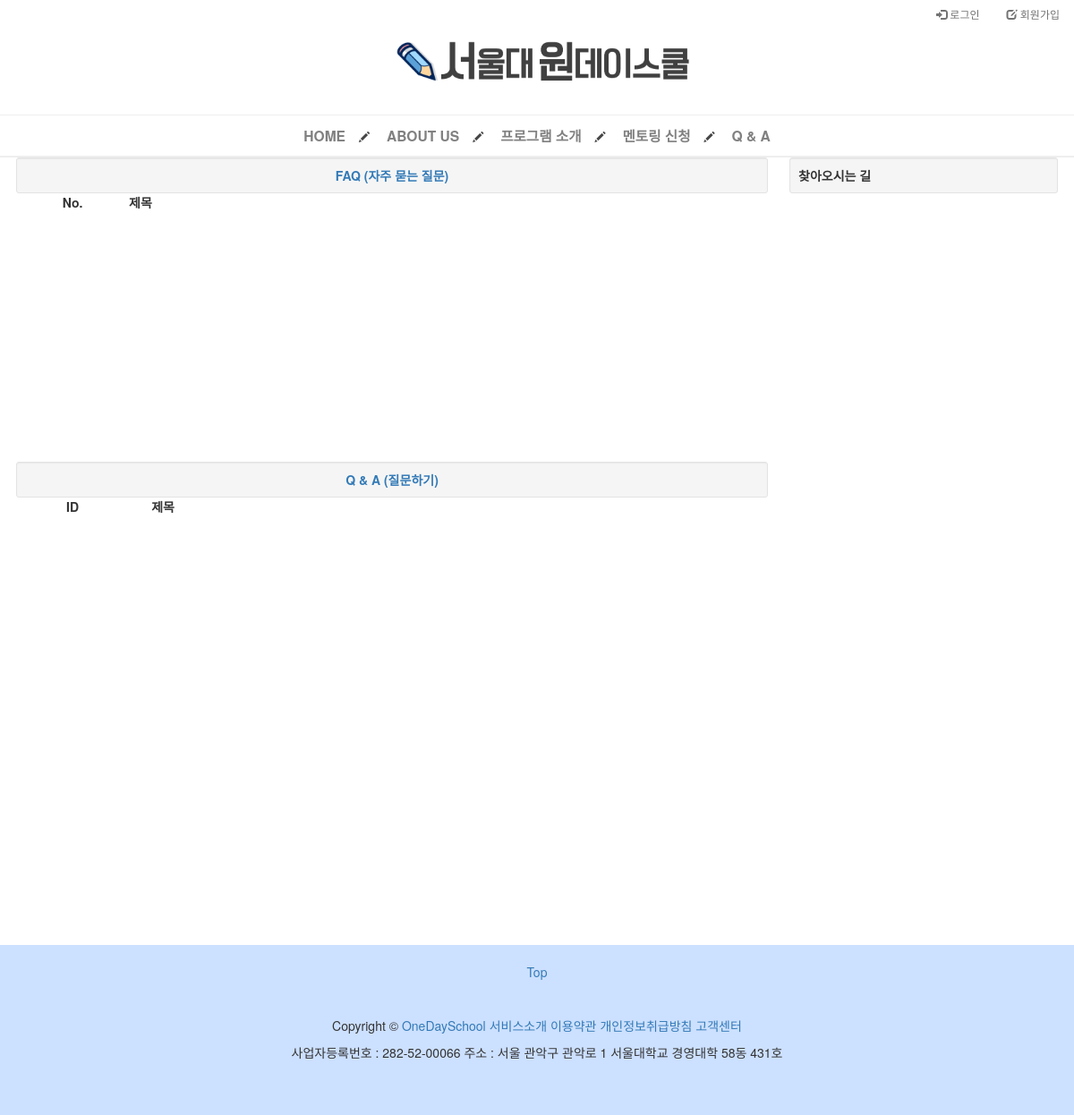
/mentoring/Q&A/, run on an earlier commit of the app's database.
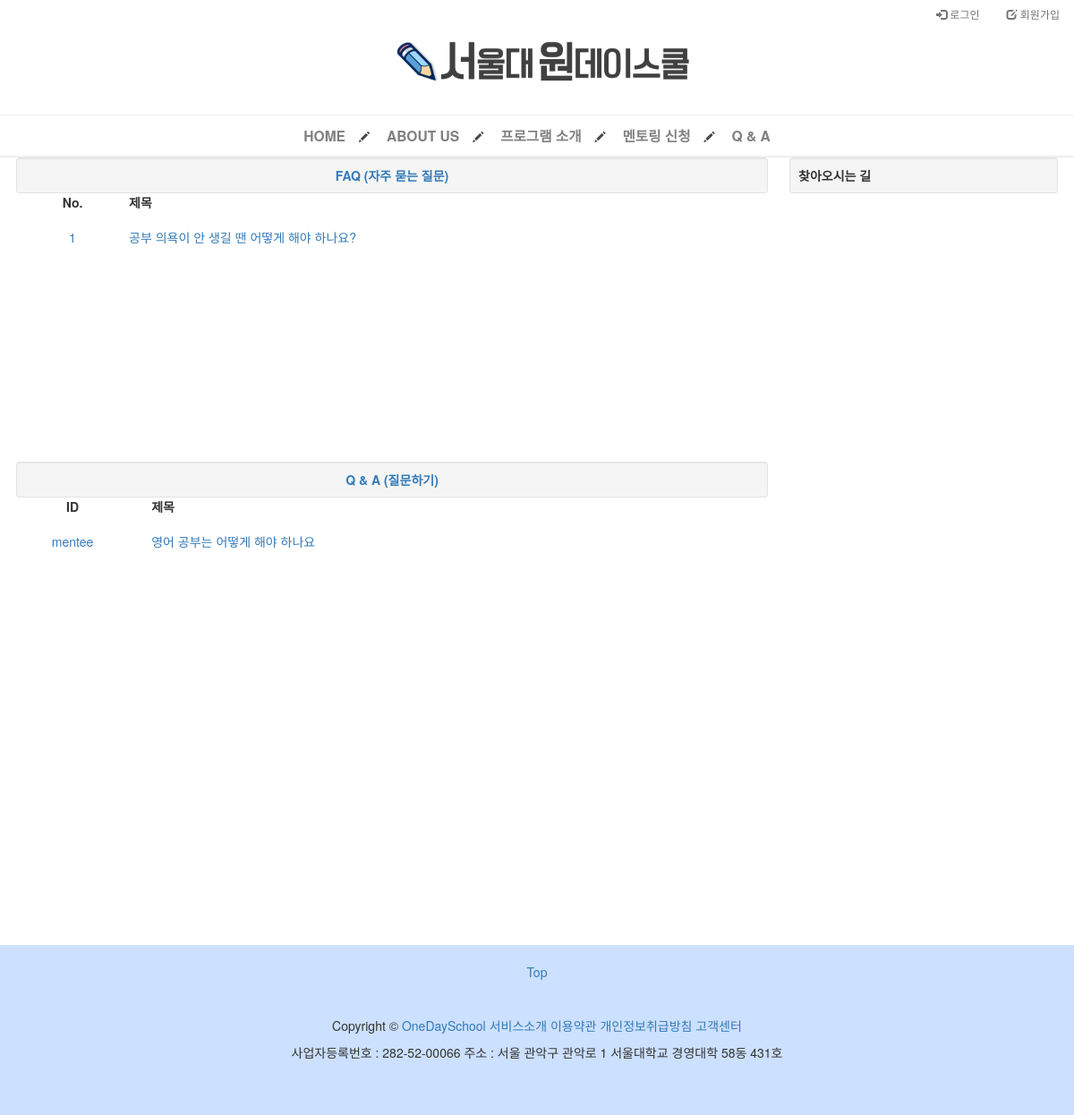
And on a later commit of the database.
### mentoring/models.py (models this page shows, shortened)
class Mentoring_faq(models.Model):
    question_title = models.CharField(max_length=100)
    question_content = models.TextField()
    answer_title = models.CharField(max_length=200)
    answer_content = models.TextField()
    created_at = models.DateTimeField(auto_now_add=True)

class Mentoring_question(models.Model):
    author = models.ForeignKey(settings.AUTH_USER_MODEL)
    title = models.CharField(max_length=50, verbose_name='제목')
    content = models.TextField(verbose_name='질문내용')
    created_at = models.DateTimeField(auto_now_add=True)

### mentoring/views.py (the view)
def mentoring_qna_main(request):
    mentoring_faq_list = Mentoring_faq.objects.all()
    mentoring_question_list = Mentoring_question.objects.all()
    return render(request, 'mentoring/mentoring_qnamain.html', {
        'mentoring_question_list' : mentoring_question_list,
        'mentoring_faq_list' : mentoring_faq_list,
        })

### mentoring/templates/mentoring/mentoring_qnamain.html (shortened to what this page needs)
{% extends 'mentoring/base.html' %}
{% load staticfiles %}
{% load bootstrap3 %}
{% block content %}
<div class="container" style="width: 100%;min-width:600px;">
    <div class="row">
        <div id="col-left" style="width:70%;float: left;margin-left: 1.5%; overflow: hidden;">
            <a href="{% url 'mentoring_faq_list' %}"  style="text-decoration: none;">
                <div class="well well-sm" style="text-align: center;margin-bottom: 0;" >
                 <b>FAQ (자주 묻는 질문)</b>
                </div>
            </a><b>
            <div style="height: 30px;width:15%;position:relative;float: left; text-align: center; border: 0px solid black;margin-bottom: 1%;overflow:hidden;">No.</div>
            <div style="height: 30px;width:85%;position:relative;float: right;border: 0px solid black;margin-bottom: 1%;overflow:hidden;">제목</div></b>
            <div style='height:30%;min-height: 300px;'>
            {% for mentoring_faq in mentoring_faq_list %}
                <a href="{% url 'mentoring_faq_detail' mentoring_faq.pk %}">
                <div style="position:relative;height:20px;width:15%;text-align: center;float: left;overflow:hidden;">
                    {{mentoring_faq.pk}}
                </div>
                <div style="position:relative;height:20px;width:85%;float: right;overflow:hidden;">
                    {{mentoring_faq.question_title}}
                </div>
                </a>
            {% endfor %}
            </div>
            <a href="{% url 'mentoring_question_list' %}" style="text-decoration: none;">
                <div class="well well-sm" style="text-align: center;clear: both;margin-bottom: 0;">
                 <b>Q & A (질문하기)</b>
                </div>
            </a><b>
            <div style="height: 30px;width:15%;position:relative;float: left; text-align: center; border: 0px solid black;margin-bottom: 1%;overflow:hidden;">ID</div>
            <div style="height: 30px;width:82%;position:relative;float:right;border: 0px solid black;margin-bottom: 1%;overflow:hidden;">제목</div></b>
            <div style='height:50%;min-height: 500px;'>
            {% for mentoring_question in mentoring_question_list %}
                <a href="{% url 'mentoring_question_detail' mentoring_question.pk %}">
                <div style="position:relative;height:20px;width:15%;text-align: center;float: left;overflow: hidden;">
                    {{mentoring_question.author}}
                </div>
                <div style="position:relative;height:20px;width:82%;float: right;overflow: hidden;">
                    {{mentoring_question.title}}
                </div>
                </a>
            {% endfor %}
            </div>
        </div>
        <div id="col-right" style="width:25%;float: right;margin-right: 1.5%;">
            <div class="well well-sm">
            <b>찾아오시는 길</b>
            </div>
            <div id="googleMap" style="width:100%; height:300px;">
            </div>
            <br />
        </div>
    </div>
</div>
{% endblock %}

What changed in the data, as far as the page shows it:
added Mentoring_faq: pk "1", question_title "공부 의욕이 안 생길 땐 어떻게 해야 하나요?"
added Mentoring_question: author "mentee", title "영어 공부는 어떻게 해야 하나요"
